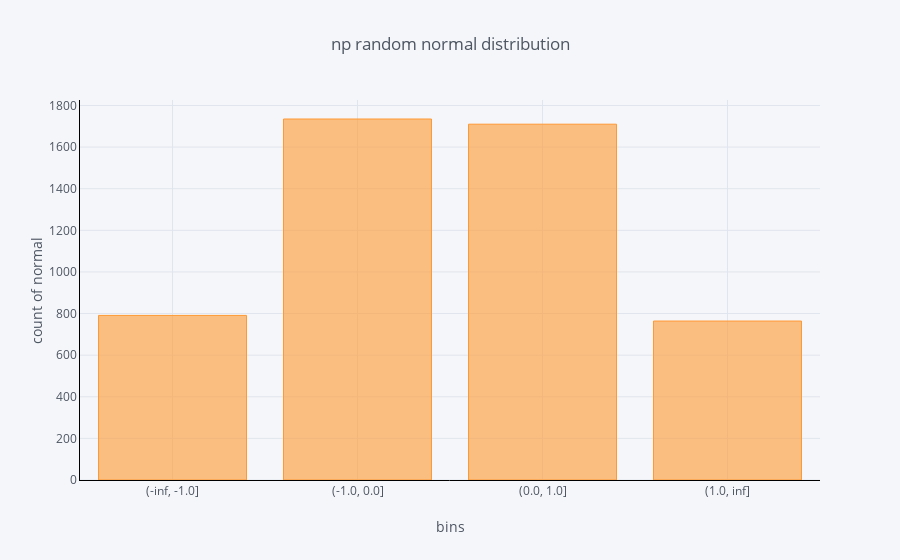

Notebook code for this chart:
### Code cell
df_g_1.iplot(
    kind='bar', 
    xTitle='bins',
    yTitle='count of normal', 
    linecolor='black', 
    title='np random normal distribution'
)

### Figure 1 — Plotly figure (JSON) as saved in the notebook; plotly's stock layout.template omitted (floating-point values rounded to 4 significant figures)
{"data": [{"marker": {"color": "rgba(255, 153, 51, 0.6)", "line": {"color": "rgba(255, 153, 51, 1.0)", "width": 1}}, "name": "normal", "orientation": "v", "text": "", "type": "bar", "uid": "3a382b8a-f4b6-4ab2-a182-a49d0836b4fa", "x": ["(-inf, -1.0]", "(-1.0, 0.0]", "(0.0, 1.0]", "(1.0, inf]"], "y": [791, 1735, 1710, 764]}], "layout": {"legend": {"bgcolor": "#F5F6F9", "font": {"color": "#4D5663"}}, "paper_bgcolor": "#F5F6F9", "plot_bgcolor": "#F5F6F9", "title": {"font": {"color": "#4D5663"}, "text": "np random normal distribution"}, "xaxis": {"gridcolor": "#E1E5ED", "linecolor": "black", "showgrid": true, "tickfont": {"color": "#4D5663"}, "title": {"font": {"color": "#4D5663"}, "text": "bins"}, "zerolinecolor": "#E1E5ED"}, "yaxis": {"gridcolor": "#E1E5ED", "linecolor": "black", "showgrid": true, "tickfont": {"color": "#4D5663"}, "title": {"font": {"color": "#4D5663"}, "text": "count of normal"}, "zerolinecolor": "#E1E5ED"}}}
